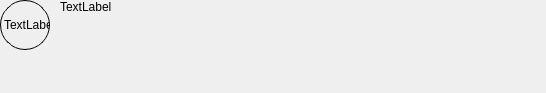
<?xml version="1.0" encoding="UTF-8"?>
<ui version="4.0">
 <class>Frame</class>
 <widget class="QFrame" name="Frame">
  <property name="geometry">
   <rect>
    <x>0</x>
    <y>0</y>
    <width>546</width>
    <height>93</height>
   </rect>
  </property>
  <property name="windowTitle">
   <string>Frame</string>
  </property>
  <layout class="QHBoxLayout" name="horizontalLayout" stretch="1,9">
   <property name="spacing">
    <number>6</number>
   </property>
   <property name="leftMargin">
    <number>0</number>
   </property>
   <property name="topMargin">
    <number>0</number>
   </property>
   <property name="rightMargin">
    <number>0</number>
   </property>
   <property name="bottomMargin">
    <number>0</number>
   </property>
   <item alignment="Qt::AlignLeft|Qt::AlignTop">
    <widget class="MyLabel" name="label">
     <property name="minimumSize">
      <size>
       <width>50</width>
       <height>50</height>
      </size>
     </property>
     <property name="maximumSize">
      <size>
       <width>50</width>
       <height>50</height>
      </size>
     </property>
     <property name="styleSheet">
      <string notr="true">border-radius:25px 25px 25px 25px;
border:1px solid black;</string>
     </property>
     <property name="text">
      <string>TextLabel</string>
     </property>
    </widget>
   </item>
   <item alignment="Qt::AlignLeft|Qt::AlignTop">
    <widget class="QLabel" name="label_2">
     <property name="text">
      <string>TextLabel</string>
     </property>
    </widget>
   </item>
  </layout>
 </widget>
 <customwidgets>
  <customwidget>
   <class>MyLabel</class>
   <extends>QLabel</extends>
   <header location="global">app.components.my_label.h</header>
  </customwidget>
 </customwidgets>
 <resources/>
 <connections/>
</ui>
